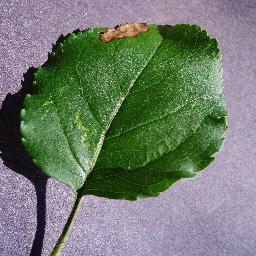
#> input picture image (3).JPG, 256 x 256 px
$ python Augmentation.py 'image (3).JPG'
#> lines starting #> are read from the running program, lines starting #| are printed output that depends on the picture
import cv2
import os
import sys
import numpy as np
import random as rnd
from pathlib import Path
import matplotlib.pyplot as plt


def Name_Maker(path, func: str):
    path = Path(path)
    save_path = path.parent / f"{path.stem}{func}{path.suffix}"
    print(f"Saving {func} Done !!!")
    return str(save_path)


def ft_rotate(path:str):
    img  =  cv2.imread(path)
    (h, w) = img.shape[:2]
    center = (w // 2, h // 2)
    angle =50
    scale = 1.0
    M = cv2.getRotationMatrix2D(center, angle, scale)
    rotated_image = cv2.warpAffine(img, M, (w, h), flags=cv2.INTER_LINEAR, borderMode=cv2.BORDER_REFLECT)
    save_path = Name_Maker(path,'_Rotate')
    print(save_path)
    cv2.imwrite(save_path, rotated_image)
    return rotated_image

def ft_flip(path:str):
    img  =  cv2.imread(path)
    img_flip =  cv2.flip(img,rnd.choice([-1,0,1])) # range between -1->1
    save_path = Name_Maker(path,'_Flip')
    cv2.imwrite(save_path, img_flip)
    return img_flip

def skew(path:str):
    image = cv2.imread(path)

    h, w = image.shape[:2]
    # how mucht he image will be skewed 10-20 of the width
    offset = rnd.randint(int(w*0.1),int(w*0.2)) #(10%-20%) of width
    # (256, 256, 3)
    # original 4 corners
    pts1 = np.float32([
        [0, 0],
        [w, 0],
        [0, h],
        [w, h]
    ])

    # new 4 corners → top shifted right
    # tells OpenCV where to move the pixels
    pts2 = np.float32([
        [offset, 0],
        [w + offset, 0],
        [0, h],
        [w, h]
    ])

    M = cv2.getPerspectiveTransform(pts1, pts2)
    # add the ofset on the canvas to show the skew
    # try h+ofset for hieght
    result = cv2.warpPerspective(image, M, (w+offset, h),borderMode=cv2.BORDER_REFLECT)
    # print(result.shape)
    # (256, 296, 3)
    save_path = Name_Maker(path,'_Skew')
    cv2.imwrite(save_path, result)
    return result


def ft_crop(path:str):
    img  = cv2.imread(path)
    h, w =  img.shape[:2]
    ratio = rnd.choice([0.7,0.8,0.9])
    new_h =  h*ratio
    new_w =  w*ratio
    starty= int((h - new_h)//2)
    end_y = int(starty + new_h)
    startx = int((w-new_w)//2)
    endx =  int(startx +  new_w)
    result=  img[starty:end_y, startx:endx]
    save_path = Name_Maker(path,'_Crop')
    cv2.imwrite(save_path, result)
    return result


def ft_scaling(path:str):
    img =  cv2.imread(path)
    resized_img = cv2.resize(img, ((224, 224)))
    save_path = Name_Maker(path,'_Scale')
    cv2.imwrite(save_path, resized_img)
    return resized_img


def ft_shear(path:str):
    img = cv2.imread(path)
    h,w = img.shape[:2]
    shear_factor = rnd.uniform(0.2, 0.4)
    Mh = np.float32([[1, shear_factor, 0],
                    [0, 1, 0]])
    Mv = np.float32([[1, 0, 0],
                    [0.3 ,1, 0]])
## for black border same for skew and shear
    shear = cv2.warpAffine(img,rnd.choice([Mv, Mh]) , (w, h),borderMode=cv2.BORDER_REFLECT)
    save_path = Name_Maker(path,'_Shear')
    cv2.imwrite(save_path, shear)
    return shear


def distort(path:str):
    # print(path)
    name =  str(path).split('/')[2]
    # print(name)
    img = cv2.imread(path)
    h, w = img.shape[:2]

    strength = rnd.randrange(50,80)

    map_x, map_y = np.meshgrid(
        np.arange(w),
        np.arange(h)
    )

    # force float32 from the start
    map_x = map_x.astype(np.float32)
    map_y = map_y.astype(np.float32)

    noise_x = (np.random.randn(h, w) * strength).astype(np.float32)
    noise_y = (np.random.randn(h, w) * strength).astype(np.float32)

    # blur the noise
    noise_x = cv2.GaussianBlur(noise_x, (51, 51), 0).astype(np.float32)
    noise_y = cv2.GaussianBlur(noise_y, (51, 51), 0).astype(np.float32)

    # add noise to maps
    map_x = map_x + noise_x
    map_y = map_y + noise_y

    # final safety cast
    map_x = map_x.astype(np.float32)
    map_y = map_y.astype(np.float32)

    distorted = cv2.remap(
        img,
        map_x,
        map_y,
        cv2.INTER_LINEAR,
        borderMode=cv2.BORDER_REFLECT
    )
    # path =  str(path).split('/')[[0],[1]]
    save_path = Name_Maker(path,'_Distortion')

    cv2.imwrite(save_path, distorted)
    return distorted

def display(path: str, results: dict):
    names = list(results.keys())
    images = list(results.values())

    # 4 rows: original + 3 pairs
    fig, axes = plt.subplots(4, 2, figsize=(10, 16))
    axes = axes.flatten()

    for i in range(7):
        img_rgb = cv2.cvtColor(images[i], cv2.COLOR_BGR2RGB)
        axes[i].imshow(img_rgb)
        axes[i].set_title(names[i], fontsize=12)
        axes[i].axis('off')

    # hide the last empty subplot
        axes[7].axis('off')

    plt.suptitle('Augmentations', fontsize=16)
    plt.tight_layout()
    plt.show()

def operate(path:str):
    original =  cv2.imread(str(path))

    results = {
        'Original' :original,
        'Rotate': ft_rotate(path),
        'Flip': ft_flip(path),
        'Shear': ft_shear(path),
        'Skew': skew(path),
        'Crop': ft_crop(path),
        'Distortion': distort(path)
    }
    display(path, results)

def main():
    try:
        assert len(sys.argv) == 2 , "argument are bad"
    except AssertionError as e:
        print(f"AssertionError:{e}")
        sys.exit(1)
    path = Path(str(sys.argv[1]))
    operate(path)
#> in operate, original is the input picture: shape (256, 256, 3); mean B, G, R 108.8, 123.5, 112.3
#> in ft_rotate, `rotated_image = cv2.warpAffine(img, M, (w, h), flags=cv2.INTER_LINEAR,..`:
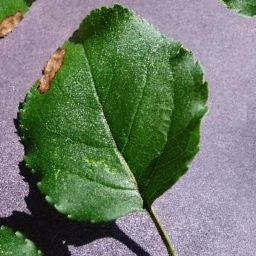
#> rotated_image: shape (256, 256, 3); mean B, G, R 105.4, 123.2, 110.4
#> in ft_flip, `img_flip =  cv2.flip(img,rnd.choice([-1,0,1]))`:
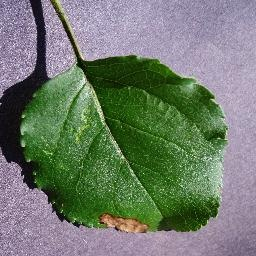
#> img_flip: shape (256, 256, 3); mean B, G, R 108.8, 123.5, 112.3
#> in ft_shear, `shear = cv2.warpAffine(img,rnd.choice([Mv, Mh]) , (w, h),borderMode=cv..`:
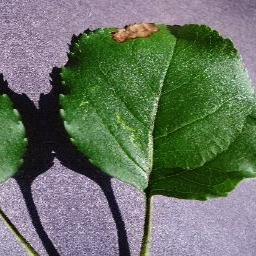
#> shear: shape (256, 256, 3); mean B, G, R 98.8, 115.4, 103.3
#> in skew, `result = cv2.warpPerspective(image, M, (w+offset, h),borderMode=cv2.BO..`:
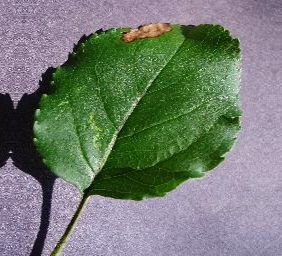
#> result: shape (256, 282, 3); mean B, G, R 112.9, 124.2, 115.2
#> in ft_crop, `result=  img[starty:end_y, startx:endx]`:
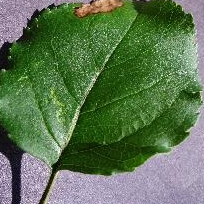
#> result: shape (204, 204, 3); mean B, G, R 81.7, 117, 92.4
if __name__ == "__main__":
#> (the run stopped early here; a loop or call above may not have finished)

$ run again, on rotated_leaf.jpg
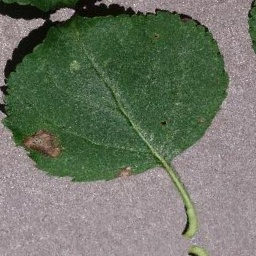
#> input picture rotated_leaf.jpg, 256 x 256 px
#> in operate, original is the input picture: shape (256, 256, 3); mean B, G, R 100.5, 115.7, 108.4
#> in ft_flip, `img_flip =  cv2.flip(img,rnd.choice([-1,0,1]))`:
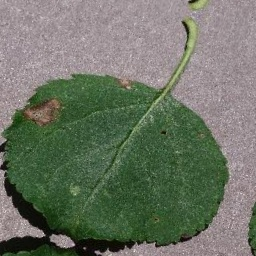
#> img_flip: shape (256, 256, 3); mean B, G, R 100.5, 115.7, 108.4
#> in ft_crop, `result=  img[starty:end_y, startx:endx]`:
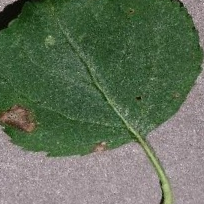
#> result: shape (204, 204, 3); mean B, G, R 88.9, 110.8, 96.2
